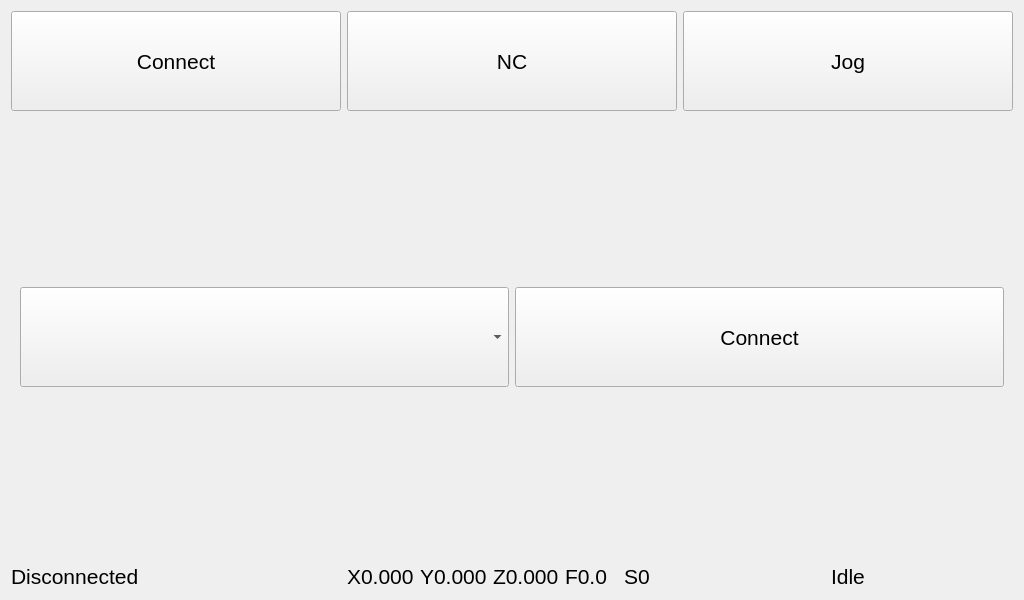
<?xml version="1.0" encoding="UTF-8"?>
<ui version="4.0">
 <class>ViewMain</class>
 <widget class="QWidget" name="ViewMain">
  <property name="geometry">
   <rect>
    <x>0</x>
    <y>0</y>
    <width>1024</width>
    <height>600</height>
   </rect>
  </property>
  <property name="minimumSize">
   <size>
    <width>1024</width>
    <height>600</height>
   </size>
  </property>
  <property name="maximumSize">
   <size>
    <width>1024</width>
    <height>600</height>
   </size>
  </property>
  <property name="font">
   <font>
    <pointsize>16</pointsize>
   </font>
  </property>
  <property name="windowTitle">
   <string>Form</string>
  </property>
  <layout class="QVBoxLayout" name="verticalLayout_3">
   <item>
    <layout class="QHBoxLayout" name="horizontalLayout_3">
     <item>
      <widget class="QPushButton" name="btPageConnect">
       <property name="minimumSize">
        <size>
         <width>0</width>
         <height>100</height>
        </size>
       </property>
       <property name="text">
        <string>Connect</string>
       </property>
       <property name="1" stdset="0">
        <string>1</string>
       </property>
       <property name="pageIndex" stdset="0">
        <number>0</number>
       </property>
      </widget>
     </item>
     <item>
      <widget class="QPushButton" name="btPageNC">
       <property name="minimumSize">
        <size>
         <width>0</width>
         <height>100</height>
        </size>
       </property>
       <property name="text">
        <string>NC</string>
       </property>
       <property name="pageIndex" stdset="0">
        <number>1</number>
       </property>
      </widget>
     </item>
     <item>
      <widget class="QPushButton" name="btPageJog">
       <property name="minimumSize">
        <size>
         <width>0</width>
         <height>100</height>
        </size>
       </property>
       <property name="text">
        <string>Jog</string>
       </property>
       <property name="pageIndex" stdset="0">
        <number>2</number>
       </property>
      </widget>
     </item>
    </layout>
   </item>
   <item>
    <widget class="QStackedWidget" name="stackMain">
     <property name="currentIndex">
      <number>0</number>
     </property>
     <widget class="QWidget" name="pageConnect">
      <layout class="QHBoxLayout" name="horizontalLayout">
       <item>
        <widget class="ConnectComboBox" name="cbPorts">
         <property name="minimumSize">
          <size>
           <width>0</width>
           <height>100</height>
          </size>
         </property>
         <property name="font">
          <font>
           <pointsize>30</pointsize>
          </font>
         </property>
        </widget>
       </item>
       <item>
        <widget class="QPushButton" name="btConnect">
         <property name="minimumSize">
          <size>
           <width>0</width>
           <height>100</height>
          </size>
         </property>
         <property name="text">
          <string>Connect</string>
         </property>
        </widget>
       </item>
      </layout>
     </widget>
     <widget class="QWidget" name="pageNC">
      <layout class="QHBoxLayout" name="horizontalLayout_10">
       <item>
        <layout class="QHBoxLayout" name="horizontalLayout_9">
         <item>
          <layout class="QVBoxLayout" name="verticalLayout_4">
           <item>
            <widget class="QPushButton" name="btOpen">
             <property name="minimumSize">
              <size>
               <width>100</width>
               <height>50</height>
              </size>
             </property>
             <property name="text">
              <string>Open</string>
             </property>
            </widget>
           </item>
           <item>
            <widget class="QPushButton" name="btStart">
             <property name="minimumSize">
              <size>
               <width>100</width>
               <height>50</height>
              </size>
             </property>
             <property name="text">
              <string>Start</string>
             </property>
            </widget>
           </item>
           <item>
            <widget class="QPushButton" name="btUnlock">
             <property name="minimumSize">
              <size>
               <width>100</width>
               <height>50</height>
              </size>
             </property>
             <property name="text">
              <string>Unlock</string>
             </property>
            </widget>
           </item>
          </layout>
         </item>
         <item>
          <widget class="QListWidget" name="listGcode"/>
         </item>
         <item>
          <widget class="GcodeViewer" name="gcodeViewer" native="true">
           <property name="minimumSize">
            <size>
             <width>450</width>
             <height>0</height>
            </size>
           </property>
          </widget>
         </item>
        </layout>
       </item>
      </layout>
     </widget>
     <widget class="QWidget" name="pageJog">
      <property name="enabled">
       <bool>false</bool>
      </property>
      <layout class="QHBoxLayout" name="horizontalLayout_7" stretch="5,1">
       <item>
        <widget class="QGroupBox" name="groupBox_2">
         <property name="title">
          <string>Jog</string>
         </property>
         <property name="alignment">
          <set>Qt::AlignCenter</set>
         </property>
         <layout class="QHBoxLayout" name="horizontalLayout_5">
          <property name="rightMargin">
           <number>9</number>
          </property>
          <item>
           <layout class="QHBoxLayout" name="horizontalLayout_2" stretch="4,1">
            <property name="rightMargin">
             <number>0</number>
            </property>
            <item>
             <layout class="QGridLayout" name="gridLayout">
              <property name="spacing">
               <number>0</number>
              </property>
              <item row="1" column="1">
               <layout class="QHBoxLayout" name="horizontalLayout_6">
                <property name="spacing">
                 <number>0</number>
                </property>
                <item>
                 <widget class="QPushButton" name="btGotoZeroX">
                  <property name="sizePolicy">
                   <sizepolicy hsizetype="Expanding" vsizetype="Expanding">
                    <horstretch>0</horstretch>
                    <verstretch>0</verstretch>
                   </sizepolicy>
                  </property>
                  <property name="text">
                   <string>X0</string>
                  </property>
                 </widget>
                </item>
                <item>
                 <widget class="QPushButton" name="btGotoZeroY">
                  <property name="sizePolicy">
                   <sizepolicy hsizetype="Expanding" vsizetype="Expanding">
                    <horstretch>0</horstretch>
                    <verstretch>0</verstretch>
                   </sizepolicy>
                  </property>
                  <property name="text">
                   <string>Y0</string>
                  </property>
                 </widget>
                </item>
               </layout>
              </item>
              <item row="0" column="0">
               <widget class="QPushButton" name="btJogXNYP">
                <property name="sizePolicy">
                 <sizepolicy hsizetype="Expanding" vsizetype="Expanding">
                  <horstretch>0</horstretch>
                  <verstretch>0</verstretch>
                 </sizepolicy>
                </property>
                <property name="text">
                 <string>X-Y+</string>
                </property>
               </widget>
              </item>
              <item row="2" column="0">
               <widget class="QPushButton" name="btJogXNYN">
                <property name="sizePolicy">
                 <sizepolicy hsizetype="Expanding" vsizetype="Expanding">
                  <horstretch>0</horstretch>
                  <verstretch>0</verstretch>
                 </sizepolicy>
                </property>
                <property name="text">
                 <string>X-Y-</string>
                </property>
               </widget>
              </item>
              <item row="2" column="1">
               <widget class="QPushButton" name="btJogYN">
                <property name="sizePolicy">
                 <sizepolicy hsizetype="Expanding" vsizetype="Expanding">
                  <horstretch>0</horstretch>
                  <verstretch>0</verstretch>
                 </sizepolicy>
                </property>
                <property name="text">
                 <string>Y-</string>
                </property>
               </widget>
              </item>
              <item row="2" column="2">
               <widget class="QPushButton" name="btJogXPYN">
                <property name="sizePolicy">
                 <sizepolicy hsizetype="Expanding" vsizetype="Expanding">
                  <horstretch>0</horstretch>
                  <verstretch>0</verstretch>
                 </sizepolicy>
                </property>
                <property name="text">
                 <string>X+Y-</string>
                </property>
               </widget>
              </item>
              <item row="1" column="2">
               <widget class="QPushButton" name="btJogXP">
                <property name="sizePolicy">
                 <sizepolicy hsizetype="Expanding" vsizetype="Expanding">
                  <horstretch>0</horstretch>
                  <verstretch>0</verstretch>
                 </sizepolicy>
                </property>
                <property name="text">
                 <string>X+</string>
                </property>
               </widget>
              </item>
              <item row="0" column="2">
               <widget class="QPushButton" name="btJogXPYP">
                <property name="sizePolicy">
                 <sizepolicy hsizetype="Expanding" vsizetype="Expanding">
                  <horstretch>0</horstretch>
                  <verstretch>0</verstretch>
                 </sizepolicy>
                </property>
                <property name="text">
                 <string>X+Y+</string>
                </property>
               </widget>
              </item>
              <item row="0" column="1">
               <widget class="QPushButton" name="btJogYP">
                <property name="sizePolicy">
                 <sizepolicy hsizetype="Expanding" vsizetype="Expanding">
                  <horstretch>0</horstretch>
                  <verstretch>0</verstretch>
                 </sizepolicy>
                </property>
                <property name="text">
                 <string>Y+</string>
                </property>
               </widget>
              </item>
              <item row="1" column="0">
               <widget class="QPushButton" name="btJogXN">
                <property name="sizePolicy">
                 <sizepolicy hsizetype="Expanding" vsizetype="Expanding">
                  <horstretch>0</horstretch>
                  <verstretch>0</verstretch>
                 </sizepolicy>
                </property>
                <property name="text">
                 <string>X-</string>
                </property>
               </widget>
              </item>
             </layout>
            </item>
            <item>
             <layout class="QVBoxLayout" name="verticalLayout">
              <property name="spacing">
               <number>0</number>
              </property>
              <item>
               <widget class="QPushButton" name="btJogZP">
                <property name="sizePolicy">
                 <sizepolicy hsizetype="Expanding" vsizetype="Expanding">
                  <horstretch>0</horstretch>
                  <verstretch>0</verstretch>
                 </sizepolicy>
                </property>
                <property name="text">
                 <string>Z+</string>
                </property>
               </widget>
              </item>
              <item>
               <widget class="QPushButton" name="btGotoZeroZ">
                <property name="sizePolicy">
                 <sizepolicy hsizetype="Expanding" vsizetype="Expanding">
                  <horstretch>0</horstretch>
                  <verstretch>0</verstretch>
                 </sizepolicy>
                </property>
                <property name="text">
                 <string>Z0</string>
                </property>
               </widget>
              </item>
              <item>
               <widget class="QPushButton" name="btJogZN">
                <property name="sizePolicy">
                 <sizepolicy hsizetype="Expanding" vsizetype="Expanding">
                  <horstretch>0</horstretch>
                  <verstretch>0</verstretch>
                 </sizepolicy>
                </property>
                <property name="text">
                 <string>Z-</string>
                </property>
               </widget>
              </item>
             </layout>
            </item>
           </layout>
          </item>
         </layout>
        </widget>
       </item>
       <item>
        <widget class="QGroupBox" name="groupBox">
         <property name="title">
          <string>Position</string>
         </property>
         <property name="alignment">
          <set>Qt::AlignCenter</set>
         </property>
         <layout class="QVBoxLayout" name="verticalLayout_2" stretch="0,10,7,10,7,10,5,10,10">
          <property name="spacing">
           <number>0</number>
          </property>
          <item>
           <widget class="QLabel" name="label">
            <property name="sizePolicy">
             <sizepolicy hsizetype="Expanding" vsizetype="Expanding">
              <horstretch>0</horstretch>
              <verstretch>0</verstretch>
             </sizepolicy>
            </property>
            <property name="font">
             <font>
              <pointsize>20</pointsize>
             </font>
            </property>
            <property name="text">
             <string>X</string>
            </property>
            <property name="alignment">
             <set>Qt::AlignBottom|Qt::AlignHCenter</set>
            </property>
           </widget>
          </item>
          <item>
           <widget class="QPushButton" name="btSetX">
            <property name="sizePolicy">
             <sizepolicy hsizetype="Expanding" vsizetype="Expanding">
              <horstretch>0</horstretch>
              <verstretch>0</verstretch>
             </sizepolicy>
            </property>
            <property name="text">
             <string>0.000</string>
            </property>
           </widget>
          </item>
          <item>
           <widget class="QLabel" name="label_2">
            <property name="sizePolicy">
             <sizepolicy hsizetype="Expanding" vsizetype="Expanding">
              <horstretch>0</horstretch>
              <verstretch>0</verstretch>
             </sizepolicy>
            </property>
            <property name="font">
             <font>
              <pointsize>20</pointsize>
             </font>
            </property>
            <property name="text">
             <string>Y</string>
            </property>
            <property name="alignment">
             <set>Qt::AlignBottom|Qt::AlignHCenter</set>
            </property>
           </widget>
          </item>
          <item>
           <widget class="QPushButton" name="btSetY">
            <property name="sizePolicy">
             <sizepolicy hsizetype="Expanding" vsizetype="Expanding">
              <horstretch>0</horstretch>
              <verstretch>0</verstretch>
             </sizepolicy>
            </property>
            <property name="text">
             <string>0.000</string>
            </property>
           </widget>
          </item>
          <item>
           <widget class="QLabel" name="label_3">
            <property name="sizePolicy">
             <sizepolicy hsizetype="Expanding" vsizetype="Expanding">
              <horstretch>0</horstretch>
              <verstretch>0</verstretch>
             </sizepolicy>
            </property>
            <property name="font">
             <font>
              <pointsize>20</pointsize>
             </font>
            </property>
            <property name="text">
             <string>Z</string>
            </property>
            <property name="alignment">
             <set>Qt::AlignBottom|Qt::AlignHCenter</set>
            </property>
           </widget>
          </item>
          <item>
           <widget class="QPushButton" name="btSetZ">
            <property name="sizePolicy">
             <sizepolicy hsizetype="Expanding" vsizetype="Expanding">
              <horstretch>0</horstretch>
              <verstretch>0</verstretch>
             </sizepolicy>
            </property>
            <property name="text">
             <string>0.000</string>
            </property>
           </widget>
          </item>
          <item>
           <spacer name="verticalSpacer">
            <property name="orientation">
             <enum>Qt::Vertical</enum>
            </property>
            <property name="sizeHint" stdset="0">
             <size>
              <width>0</width>
              <height>0</height>
             </size>
            </property>
           </spacer>
          </item>
          <item>
           <widget class="QPushButton" name="btJogMode">
            <property name="sizePolicy">
             <sizepolicy hsizetype="Expanding" vsizetype="Expanding">
              <horstretch>0</horstretch>
              <verstretch>0</verstretch>
             </sizepolicy>
            </property>
            <property name="text">
             <string>Feed</string>
            </property>
           </widget>
          </item>
          <item>
           <widget class="QPushButton" name="btFeed">
            <property name="sizePolicy">
             <sizepolicy hsizetype="Expanding" vsizetype="Expanding">
              <horstretch>0</horstretch>
              <verstretch>0</verstretch>
             </sizepolicy>
            </property>
            <property name="text">
             <string>5000</string>
            </property>
           </widget>
          </item>
         </layout>
        </widget>
       </item>
      </layout>
     </widget>
    </widget>
   </item>
   <item>
    <layout class="QHBoxLayout" name="horizontalLayout_8">
     <item>
      <widget class="QLabel" name="lbConnected">
       <property name="text">
        <string>Disconnected</string>
       </property>
       <property name="alignment">
        <set>Qt::AlignLeading|Qt::AlignLeft|Qt::AlignVCenter</set>
       </property>
      </widget>
     </item>
     <item>
      <layout class="QHBoxLayout" name="horizontalLayout_4">
       <item>
        <widget class="QLabel" name="lbX">
         <property name="text">
          <string>X0.000</string>
         </property>
        </widget>
       </item>
       <item>
        <widget class="QLabel" name="lbY">
         <property name="text">
          <string>Y0.000</string>
         </property>
        </widget>
       </item>
       <item>
        <widget class="QLabel" name="lbZ">
         <property name="text">
          <string>Z0.000</string>
         </property>
        </widget>
       </item>
       <item>
        <widget class="QLabel" name="lbF">
         <property name="text">
          <string>F0.0</string>
         </property>
        </widget>
       </item>
       <item>
        <widget class="QLabel" name="lbS">
         <property name="text">
          <string>S0</string>
         </property>
        </widget>
       </item>
      </layout>
     </item>
     <item>
      <widget class="QLabel" name="lbState">
       <property name="text">
        <string>Idle</string>
       </property>
       <property name="alignment">
        <set>Qt::AlignCenter</set>
       </property>
      </widget>
     </item>
    </layout>
   </item>
  </layout>
 </widget>
 <customwidgets>
  <customwidget>
   <class>ConnectComboBox</class>
   <extends>QComboBox</extends>
   <header>custom</header>
   <slots>
    <signal>popup()</signal>
   </slots>
  </customwidget>
  <customwidget>
   <class>GcodeViewer</class>
   <extends>QWidget</extends>
   <header>custom</header>
   <container>1</container>
  </customwidget>
 </customwidgets>
 <resources/>
 <connections>
  <connection>
   <sender>btFeed</sender>
   <signal>pressed()</signal>
   <receiver>ViewMain</receiver>
   <slot>setFeed()</slot>
   <hints>
    <hint type="sourcelabel">
     <x>942</x>
     <y>535</y>
    </hint>
    <hint type="destinationlabel">
     <x>20</x>
     <y>20</y>
    </hint>
   </hints>
  </connection>
  <connection>
   <sender>btPageConnect</sender>
   <signal>pressed()</signal>
   <receiver>ViewMain</receiver>
   <slot>switchPage()</slot>
   <hints>
    <hint type="sourcelabel">
     <x>20</x>
     <y>20</y>
    </hint>
    <hint type="destinationlabel">
     <x>20</x>
     <y>20</y>
    </hint>
   </hints>
  </connection>
  <connection>
   <sender>btPageNC</sender>
   <signal>pressed()</signal>
   <receiver>ViewMain</receiver>
   <slot>switchPage()</slot>
   <hints>
    <hint type="sourcelabel">
     <x>367</x>
     <y>31</y>
    </hint>
    <hint type="destinationlabel">
     <x>20</x>
     <y>20</y>
    </hint>
   </hints>
  </connection>
  <connection>
   <sender>btPageJog</sender>
   <signal>pressed()</signal>
   <receiver>ViewMain</receiver>
   <slot>switchPage()</slot>
   <hints>
    <hint type="sourcelabel">
     <x>703</x>
     <y>31</y>
    </hint>
    <hint type="destinationlabel">
     <x>20</x>
     <y>20</y>
    </hint>
   </hints>
  </connection>
  <connection>
   <sender>cbPorts</sender>
   <signal>popup()</signal>
   <receiver>ViewMain</receiver>
   <slot>fillDevices()</slot>
   <hints>
    <hint type="sourcelabel">
     <x>30</x>
     <y>299</y>
    </hint>
    <hint type="destinationlabel">
     <x>20</x>
     <y>20</y>
    </hint>
   </hints>
  </connection>
  <connection>
   <sender>btConnect</sender>
   <signal>pressed()</signal>
   <receiver>ViewMain</receiver>
   <slot>connectPort()</slot>
   <hints>
    <hint type="sourcelabel">
     <x>515</x>
     <y>299</y>
    </hint>
    <hint type="destinationlabel">
     <x>20</x>
     <y>20</y>
    </hint>
   </hints>
  </connection>
  <connection>
   <sender>btJogXNYP</sender>
   <signal>pressed()</signal>
   <receiver>ViewMain</receiver>
   <slot>jogXNYP()</slot>
   <hints>
    <hint type="sourcelabel">
     <x>33</x>
     <y>167</y>
    </hint>
    <hint type="destinationlabel">
     <x>20</x>
     <y>20</y>
    </hint>
   </hints>
  </connection>
  <connection>
   <sender>btJogYP</sender>
   <signal>pressed()</signal>
   <receiver>ViewMain</receiver>
   <slot>jogYP()</slot>
   <hints>
    <hint type="sourcelabel">
     <x>274</x>
     <y>288</y>
    </hint>
    <hint type="destinationlabel">
     <x>20</x>
     <y>20</y>
    </hint>
   </hints>
  </connection>
  <connection>
   <sender>btJogXPYP</sender>
   <signal>pressed()</signal>
   <receiver>ViewMain</receiver>
   <slot>jogXPYP()</slot>
   <hints>
    <hint type="sourcelabel">
     <x>483</x>
     <y>288</y>
    </hint>
    <hint type="destinationlabel">
     <x>20</x>
     <y>20</y>
    </hint>
   </hints>
  </connection>
  <connection>
   <sender>btJogXN</sender>
   <signal>pressed()</signal>
   <receiver>ViewMain</receiver>
   <slot>jogXN()</slot>
   <hints>
    <hint type="sourcelabel">
     <x>65</x>
     <y>411</y>
    </hint>
    <hint type="destinationlabel">
     <x>20</x>
     <y>20</y>
    </hint>
   </hints>
  </connection>
  <connection>
   <sender>btJogXP</sender>
   <signal>pressed()</signal>
   <receiver>ViewMain</receiver>
   <slot>jogXP()</slot>
   <hints>
    <hint type="sourcelabel">
     <x>483</x>
     <y>411</y>
    </hint>
    <hint type="destinationlabel">
     <x>20</x>
     <y>20</y>
    </hint>
   </hints>
  </connection>
  <connection>
   <sender>btJogXNYN</sender>
   <signal>pressed()</signal>
   <receiver>ViewMain</receiver>
   <slot>jogXNYN()</slot>
   <hints>
    <hint type="sourcelabel">
     <x>65</x>
     <y>533</y>
    </hint>
    <hint type="destinationlabel">
     <x>20</x>
     <y>20</y>
    </hint>
   </hints>
  </connection>
  <connection>
   <sender>btJogYN</sender>
   <signal>pressed()</signal>
   <receiver>ViewMain</receiver>
   <slot>jogYN()</slot>
   <hints>
    <hint type="sourcelabel">
     <x>274</x>
     <y>533</y>
    </hint>
    <hint type="destinationlabel">
     <x>20</x>
     <y>20</y>
    </hint>
   </hints>
  </connection>
  <connection>
   <sender>btJogXPYN</sender>
   <signal>pressed()</signal>
   <receiver>ViewMain</receiver>
   <slot>jogXPYN()</slot>
   <hints>
    <hint type="sourcelabel">
     <x>483</x>
     <y>533</y>
    </hint>
    <hint type="destinationlabel">
     <x>20</x>
     <y>20</y>
    </hint>
   </hints>
  </connection>
  <connection>
   <sender>btJogZP</sender>
   <signal>pressed()</signal>
   <receiver>ViewMain</receiver>
   <slot>jogZP()</slot>
   <hints>
    <hint type="sourcelabel">
     <x>709</x>
     <y>288</y>
    </hint>
    <hint type="destinationlabel">
     <x>20</x>
     <y>20</y>
    </hint>
   </hints>
  </connection>
  <connection>
   <sender>btJogZN</sender>
   <signal>pressed()</signal>
   <receiver>ViewMain</receiver>
   <slot>jogZN()</slot>
   <hints>
    <hint type="sourcelabel">
     <x>709</x>
     <y>533</y>
    </hint>
    <hint type="destinationlabel">
     <x>20</x>
     <y>20</y>
    </hint>
   </hints>
  </connection>
  <connection>
   <sender>btJogXNYP</sender>
   <signal>released()</signal>
   <receiver>ViewMain</receiver>
   <slot>jogCancel()</slot>
   <hints>
    <hint type="sourcelabel">
     <x>33</x>
     <y>167</y>
    </hint>
    <hint type="destinationlabel">
     <x>20</x>
     <y>20</y>
    </hint>
   </hints>
  </connection>
  <connection>
   <sender>btJogYP</sender>
   <signal>released()</signal>
   <receiver>ViewMain</receiver>
   <slot>jogCancel()</slot>
   <hints>
    <hint type="sourcelabel">
     <x>274</x>
     <y>288</y>
    </hint>
    <hint type="destinationlabel">
     <x>20</x>
     <y>20</y>
    </hint>
   </hints>
  </connection>
  <connection>
   <sender>btJogXPYP</sender>
   <signal>released()</signal>
   <receiver>ViewMain</receiver>
   <slot>jogCancel()</slot>
   <hints>
    <hint type="sourcelabel">
     <x>483</x>
     <y>288</y>
    </hint>
    <hint type="destinationlabel">
     <x>20</x>
     <y>20</y>
    </hint>
   </hints>
  </connection>
  <connection>
   <sender>btJogXN</sender>
   <signal>released()</signal>
   <receiver>ViewMain</receiver>
   <slot>jogCancel()</slot>
   <hints>
    <hint type="sourcelabel">
     <x>65</x>
     <y>411</y>
    </hint>
    <hint type="destinationlabel">
     <x>20</x>
     <y>20</y>
    </hint>
   </hints>
  </connection>
  <connection>
   <sender>btJogXP</sender>
   <signal>released()</signal>
   <receiver>ViewMain</receiver>
   <slot>jogCancel()</slot>
   <hints>
    <hint type="sourcelabel">
     <x>483</x>
     <y>411</y>
    </hint>
    <hint type="destinationlabel">
     <x>20</x>
     <y>20</y>
    </hint>
   </hints>
  </connection>
  <connection>
   <sender>btJogXNYN</sender>
   <signal>released()</signal>
   <receiver>ViewMain</receiver>
   <slot>jogCancel()</slot>
   <hints>
    <hint type="sourcelabel">
     <x>65</x>
     <y>533</y>
    </hint>
    <hint type="destinationlabel">
     <x>20</x>
     <y>20</y>
    </hint>
   </hints>
  </connection>
  <connection>
   <sender>btJogYN</sender>
   <signal>released()</signal>
   <receiver>ViewMain</receiver>
   <slot>jogCancel()</slot>
   <hints>
    <hint type="sourcelabel">
     <x>274</x>
     <y>533</y>
    </hint>
    <hint type="destinationlabel">
     <x>20</x>
     <y>20</y>
    </hint>
   </hints>
  </connection>
  <connection>
   <sender>btJogXPYN</sender>
   <signal>released()</signal>
   <receiver>ViewMain</receiver>
   <slot>jogCancel()</slot>
   <hints>
    <hint type="sourcelabel">
     <x>483</x>
     <y>533</y>
    </hint>
    <hint type="destinationlabel">
     <x>20</x>
     <y>20</y>
    </hint>
   </hints>
  </connection>
  <connection>
   <sender>btJogZP</sender>
   <signal>released()</signal>
   <receiver>ViewMain</receiver>
   <slot>jogCancel()</slot>
   <hints>
    <hint type="sourcelabel">
     <x>709</x>
     <y>288</y>
    </hint>
    <hint type="destinationlabel">
     <x>20</x>
     <y>20</y>
    </hint>
   </hints>
  </connection>
  <connection>
   <sender>btJogZN</sender>
   <signal>released()</signal>
   <receiver>ViewMain</receiver>
   <slot>jogCancel()</slot>
   <hints>
    <hint type="sourcelabel">
     <x>709</x>
     <y>533</y>
    </hint>
    <hint type="destinationlabel">
     <x>20</x>
     <y>20</y>
    </hint>
   </hints>
  </connection>
  <connection>
   <sender>btGotoZeroX</sender>
   <signal>pressed()</signal>
   <receiver>ViewMain</receiver>
   <slot>gotoZeroX()</slot>
   <hints>
    <hint type="sourcelabel">
     <x>276</x>
     <y>410</y>
    </hint>
    <hint type="destinationlabel">
     <x>20</x>
     <y>20</y>
    </hint>
   </hints>
  </connection>
  <connection>
   <sender>btGotoZeroY</sender>
   <signal>pressed()</signal>
   <receiver>ViewMain</receiver>
   <slot>gotoZeroY()</slot>
   <hints>
    <hint type="sourcelabel">
     <x>380</x>
     <y>410</y>
    </hint>
    <hint type="destinationlabel">
     <x>20</x>
     <y>20</y>
    </hint>
   </hints>
  </connection>
  <connection>
   <sender>btGotoZeroZ</sender>
   <signal>pressed()</signal>
   <receiver>ViewMain</receiver>
   <slot>gotoZeroZ()</slot>
   <hints>
    <hint type="sourcelabel">
     <x>709</x>
     <y>411</y>
    </hint>
    <hint type="destinationlabel">
     <x>20</x>
     <y>20</y>
    </hint>
   </hints>
  </connection>
  <connection>
   <sender>btSetX</sender>
   <signal>pressed()</signal>
   <receiver>ViewMain</receiver>
   <slot>setWorkX()</slot>
   <hints>
    <hint type="sourcelabel">
     <x>942</x>
     <y>244</y>
    </hint>
    <hint type="destinationlabel">
     <x>20</x>
     <y>20</y>
    </hint>
   </hints>
  </connection>
  <connection>
   <sender>btSetY</sender>
   <signal>pressed()</signal>
   <receiver>ViewMain</receiver>
   <slot>setWorkY()</slot>
   <hints>
    <hint type="sourcelabel">
     <x>942</x>
     <y>328</y>
    </hint>
    <hint type="destinationlabel">
     <x>20</x>
     <y>20</y>
    </hint>
   </hints>
  </connection>
  <connection>
   <sender>btSetZ</sender>
   <signal>pressed()</signal>
   <receiver>ViewMain</receiver>
   <slot>setWorkZ()</slot>
   <hints>
    <hint type="sourcelabel">
     <x>942</x>
     <y>412</y>
    </hint>
    <hint type="destinationlabel">
     <x>20</x>
     <y>20</y>
    </hint>
   </hints>
  </connection>
  <connection>
   <sender>btOpen</sender>
   <signal>pressed()</signal>
   <receiver>ViewMain</receiver>
   <slot>openNC()</slot>
   <hints>
    <hint type="sourcelabel">
     <x>108</x>
     <y>166</y>
    </hint>
    <hint type="destinationlabel">
     <x>1</x>
     <y>191</y>
    </hint>
   </hints>
  </connection>
  <connection>
   <sender>btStart</sender>
   <signal>pressed()</signal>
   <receiver>ViewMain</receiver>
   <slot>startNC()</slot>
   <hints>
    <hint type="sourcelabel">
     <x>108</x>
     <y>166</y>
    </hint>
    <hint type="destinationlabel">
     <x>256</x>
     <y>594</y>
    </hint>
   </hints>
  </connection>
  <connection>
   <sender>btUnlock</sender>
   <signal>pressed()</signal>
   <receiver>ViewMain</receiver>
   <slot>unlock()</slot>
   <hints>
    <hint type="sourcelabel">
     <x>108</x>
     <y>166</y>
    </hint>
    <hint type="destinationlabel">
     <x>369</x>
     <y>599</y>
    </hint>
   </hints>
  </connection>
  <connection>
   <sender>btJogMode</sender>
   <signal>pressed()</signal>
   <receiver>ViewMain</receiver>
   <slot>switchJogMode()</slot>
   <hints>
    <hint type="sourcelabel">
     <x>871</x>
     <y>460</y>
    </hint>
    <hint type="destinationlabel">
     <x>1018</x>
     <y>462</y>
    </hint>
   </hints>
  </connection>
 </connections>
 <slots>
  <slot>setFeed()</slot>
  <slot>switchPage()</slot>
  <slot>fillDevices()</slot>
  <slot>connectPort()</slot>
  <slot>jogXN()</slot>
  <slot>jogXP()</slot>
  <slot>jogCancel()</slot>
  <slot>jogXNYP()</slot>
  <slot>jogYP()</slot>
  <slot>jogXPYP()</slot>
  <slot>jogXNYN()</slot>
  <slot>jogYN()</slot>
  <slot>jogXPYN()</slot>
  <slot>gotoZeroX()</slot>
  <slot>gotoZeroY()</slot>
  <slot>gotoZeroZ()</slot>
  <slot>setWorkX()</slot>
  <slot>setWorkY()</slot>
  <slot>setWorkZ()</slot>
  <slot>openNC()</slot>
  <slot>startNC()</slot>
  <slot>unlock()</slot>
  <slot>switchJogMode()</slot>
 </slots>
</ui>
